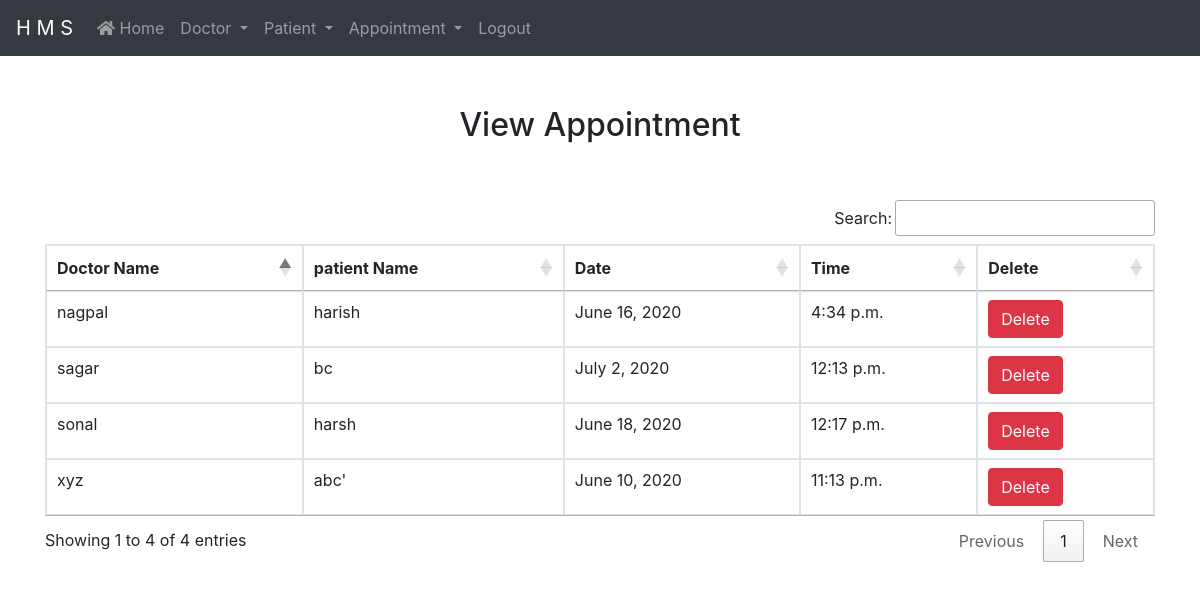
The page /view_appointment/ (signed in) on the database as committed earlier.
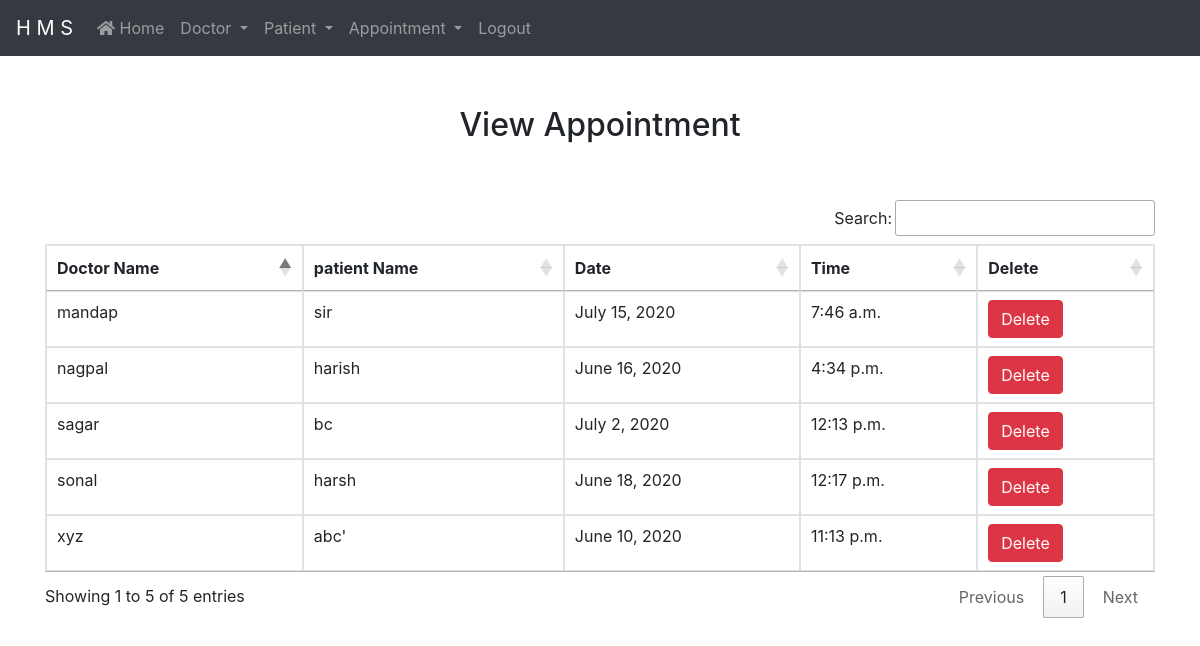
The same page on the database as committed later.
### hms/models.py (models this page shows, shortened)
class appointmentmodel(models.Model):
    doctor = models.ForeignKey(doctormodel, on_delete=models.CASCADE)
    patient = models.ForeignKey(patientmodel, on_delete=models.CASCADE)
    date1 = models.DateField()
    time1 = models.TimeField()

class doctormodel(models.Model):
    name = models.CharField(max_length=30)
    lastname = models.CharField(max_length=30)
    contact = models.IntegerField(unique=True)
    speciality = models.CharField(max_length=50)
    def __str__(self):
        return self.name

class patientmodel(models.Model):
    name = models.CharField(max_length=30)
    lastname = models.CharField(max_length=30)
    gender = models.CharField(max_length=10, default=False)
    contact = models.IntegerField(unique=True)
    address = models.CharField(max_length=200)
    def __str__(self):
        return self.name

### hms/views.py (the view)
# urls.py: path('view_appointment/', views.view_appointment, name="view_appointment"),
def view_appointment(request):
    if not request.user.is_staff:
        return redirect('login')
    appoint = appointmentmodel.objects.all()
    d = {'appoint':appoint}
    return render(request,'view_appointment.html',d)

### templates/view_appointment.html
{% extends 'nav-common.html' %}
{% load static %}
{% block body %}
    <div class="container" style="margin-top: 50px">
        <h2 class="text-center">View Appointment</h2>
        <br><br>
            <table class="table table-hover table-bordered table-responsive-lg" id="example">
                <thead>
                    <tr>
                        <th>
                           Doctor Name
                        </th>
                        <th>
                            patient Name
                        </th>
                        <th>
                            Date
                        </th>
                        <th>
                            Time
                        </th>
                        <th>
                            Delete
                        </th>
                    </tr>
                </thead>
                <tbody>
                    {% for i in appoint %}
                        <tr>
                        <td>{{ i.doctor }}</td>
                        <td>{{ i.patient }}</td>
                        <td>{{ i.date1 }}</td>
                        <td>{{ i.time1 }}</td>
                            <td><a href="{% url 'delete_appointment' i.id %}" onclick="return confirm('Are you really Want to Delete')" class="btn btn-danger"> Delete</a></td>
                        </tr>
                    {% endfor %}
                </tbody>
            </table>
    </div>
{% endblock %}

Rows that differ between the two databases and show on the page:
added appointmentmodel: doctor "mandap", patient "sir", date1 "July 15, 2020", time1 "7:46 a.m."
Other text that changed with them:
text written by a page script: "Search: Showing 1 to 4 of 4 entries Previous 1 Next" → "Search: Showing 1 to 5 of 5 entries Previous 1 Next"
